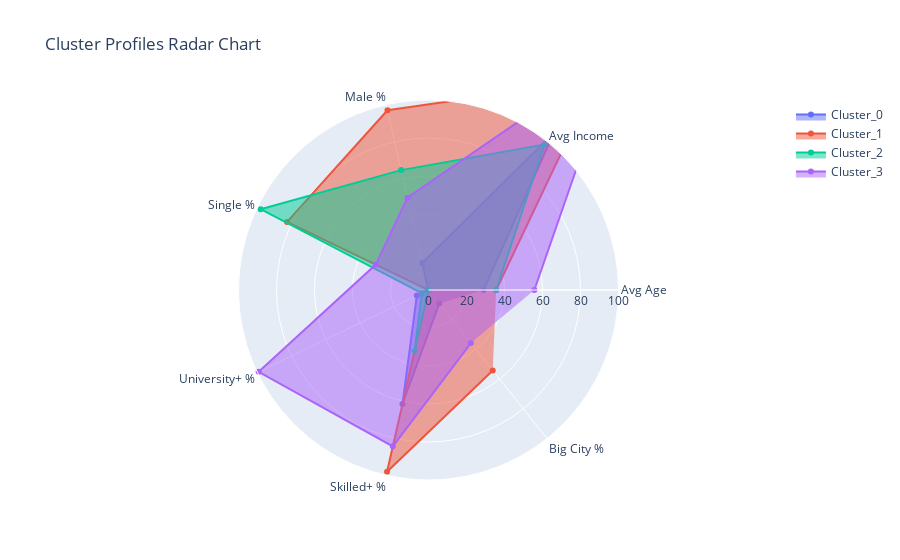

Notebook source saved alongside this figure:
### Code cell
# Create a radar chart for cluster profiles
def create_radar_chart(profiles, features):
    categories = ['Avg Age', 'Avg Income', 'Male %', 'Single %', 'University+ %', 'Skilled+ %', 'Big City %']
    
    fig = go.Figure()
    
    for cluster, profile in profiles.items():
        values = [
            profile['Avg Age'],
            profile['Avg Income'] / 1000,  # Scale income for better visualization
            profile['Gender Distribution']['Male'] / profile['Size'] * 100,
            profile['Marital Status Distribution']['Single'] / profile['Size'] * 100,
            (profile['Education Distribution'].get(2, 0) + profile['Education Distribution'].get(3, 0)) / profile['Size'] * 100,
            (profile['Occupation Distribution'].get(1, 0) + profile['Occupation Distribution'].get(2, 0)) / profile['Size'] * 100,
            profile['Settlement Size Distribution'].get(2, 0) / profile['Size'] * 100
        ]
        
        fig.add_trace(go.Scatterpolar(
            r=values,
            theta=categories,
            fill='toself',
            name=cluster
        ))
    
    fig.update_layout(
        polar=dict(
            radialaxis=dict(
                visible=True,
                range=[0, 100]
            )),
        showlegend=True,
        title="Cluster Profiles Radar Chart"
    )
    
    fig.show()

create_radar_chart(profiles, X.columns)

### Figure 1 — Plotly figure (JSON) as saved in the notebook; plotly's stock layout.template omitted (floating-point values rounded to 4 significant figures)
{"data": [{"fill": "toself", "name": "Cluster_0", "r": [28.96, 105.8, 14.61, 0.2837, 6.809, 61.56, 9.078], "theta": ["Avg Age", "Avg Income", "Male %", "Single %", "University+ %", "Skilled+ %", "Big City %"], "type": "scatterpolar"}, {"fill": "toself", "name": "Cluster_1", "r": [35.64, 141.2, 97.02, 82.63, 0, 98.07, 54.21], "theta": ["Avg Age", "Avg Income", "Male %", "Single %", "University+ %", "Skilled+ %", "Big City %"], "type": "scatterpolar"}, {"fill": "toself", "name": "Cluster_2", "r": [35.58, 97.86, 64.72, 98.05, 3.896, 32.9, 0], "theta": ["Avg Age", "Avg Income", "Male %", "Single %", "University+ %", "Skilled+ %", "Big City %"], "type": "scatterpolar"}, {"fill": "toself", "name": "Cluster_3", "r": [55.7, 158.3, 49.81, 30.8, 99.24, 84.41, 35.74], "theta": ["Avg Age", "Avg Income", "Male %", "Single %", "University+ %", "Skilled+ %", "Big City %"], "type": "scatterpolar"}], "layout": {"polar": {"radialaxis": {"range": [0, 100], "visible": true}}, "showlegend": true, "title": {"text": "Cluster Profiles Radar Chart"}}}
